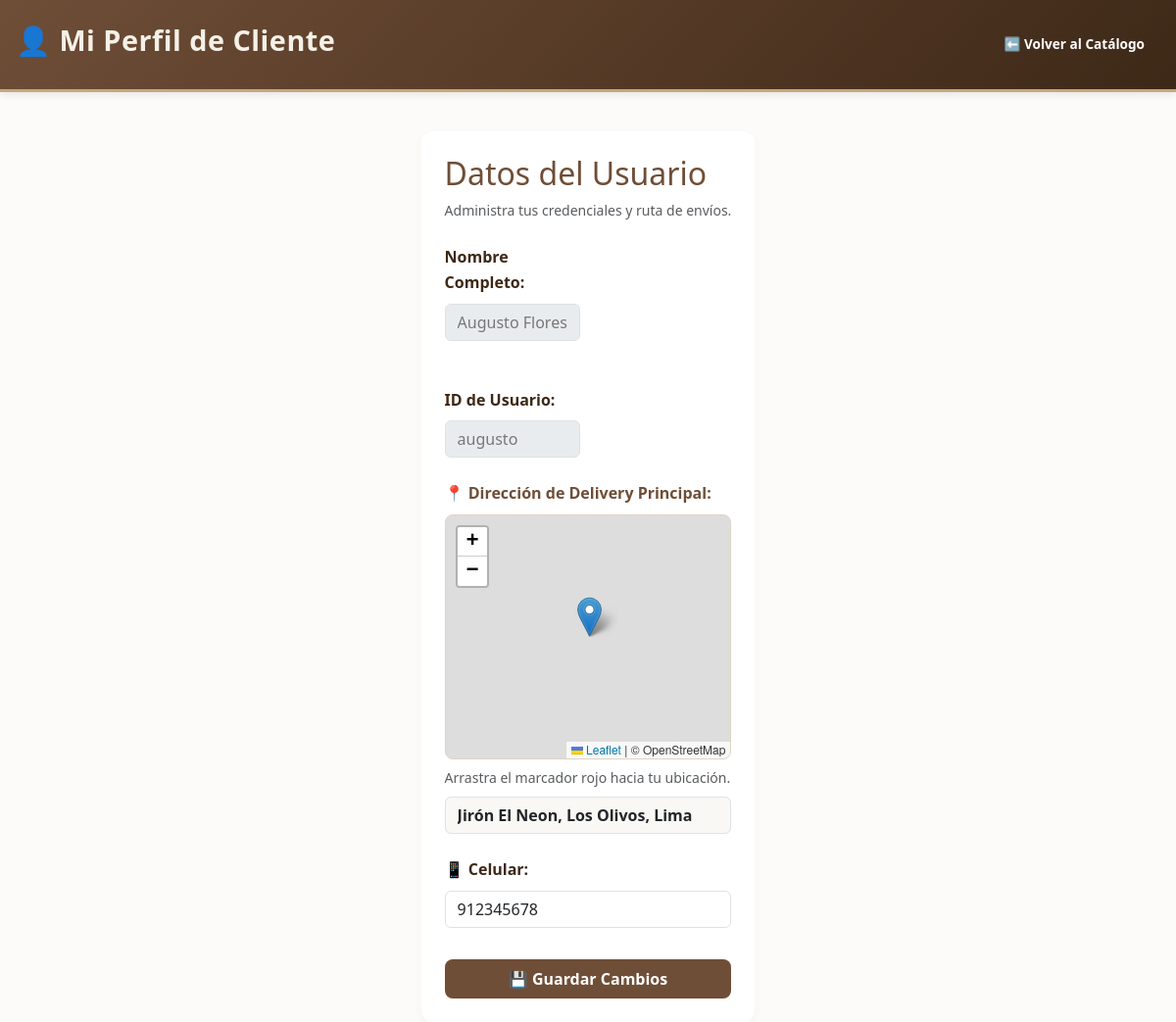
/cliente/perfil.php (signed in), run on the app's committed database.
### tables this page shows
CREATE TABLE `usuarios` (
  `id_usuario` int(10) UNSIGNED NOT NULL,
  `nombre` varchar(150) NOT NULL,
  `usuario` varchar(50) NOT NULL,
  `password_hash` varchar(255) NOT NULL,
  `rol` enum('Administrador','Barista','Cliente') NOT NULL DEFAULT 'Cliente',
  `estado` enum('Activo','Inactivo') NOT NULL DEFAULT 'Activo',
  `direccion` varchar(255) DEFAULT NULL,
  `latitud` decimal(10,8) DEFAULT NULL,
  `longitud` decimal(11,8) DEFAULT NULL,
  `telefono` varchar(20) DEFAULT NULL,
  `fecha_creacion` datetime NOT NULL DEFAULT current_timestamp()
);

### cliente/perfil.php (the view, shortened to what this page needs)
<?php
$pdo = getPDO();
$userId = (int) $_SESSION['user_id'];
$stmtUser = $pdo->prepare('SELECT nombre, usuario, direccion, telefono, latitud, longitud FROM usuarios WHERE id_usuario = ? LIMIT 1');
$stmtUser->execute([$userId]);
$user = $stmtUser->fetch();
?>
<!doctype html>
<html lang="es">
<head>
  <link href="https://cdn.jsdelivr.net/npm/bootstrap@5.3.2/dist/css/bootstrap.min.css" rel="stylesheet">
  <link rel="stylesheet" href="https://unpkg.com/leaflet@1.9.4/dist/leaflet.css"/>
  <link rel="stylesheet" href="../assets/css/style.css">
  <link rel="stylesheet" href="../assets/css/cliente.css">
</head>
<body class="bg-cliente-main">
  <header class="site-header">
    <div class="header-content">
      <h1>👤 Mi Perfil de Cliente</h1>
      <nav class="user-info"><a href="catalogo.php" class="btn btn-nav-header">⬅️ Volver al Catálogo</a></nav>
    </div>
  </header>
  <main class="profile-container">
    <div class="catalog-wrapper">
      <h2 class="color-primary mb-2">Datos del Usuario</h2>
      <p class="text-muted small mb-4">Administra tus credenciales y ruta de envíos.</p>
      <form action="perfil.php" method="POST">
        <div class="row g-3 mb-4">
            <div class="col-md-6"><label class="form-label fw-bold">Nombre Completo:</label><input type="text" class="form-control input-readonly-custom" value="<?php echo htmlspecialchars($user['nombre'], ENT_QUOTES, 'UTF-8'); ?>" disabled></div>
            <div class="col-md-6"><label class="form-label fw-bold">ID de Usuario:</label><input type="text" class="form-control input-readonly-custom" value="<?php echo htmlspecialchars($user['usuario'], ENT_QUOTES, 'UTF-8'); ?>" disabled></div>
        </div>
        <div class="mb-4">
          <label class="form-label fw-bold color-primary">📍 Dirección de Delivery Principal:</label>
          <div id="mapa-delivery"></div>
          <div class="form-text mt-1 mb-2 text-muted">Arrastra el marcador rojo hacia tu ubicación.</div>
          <input type="text" name="direccion" id="direccion" class="form-control input-map-custom fw-bold" value="<?php echo htmlspecialchars($user['direccion'] ?? '', ENT_QUOTES, 'UTF-8'); ?>" required readonly>
        </div>
        <div class="mb-4">
          <label class="form-label fw-bold">📱 Celular:</label>
          <input type="text" name="telefono" class="form-control" value="<?php echo htmlspecialchars($user['telefono'] ?? '', ENT_QUOTES, 'UTF-8'); ?>" pattern="9[0-9]{8}" required placeholder="Ej: 912345678">
        </div>
        <button type="submit" class="btn btn-cachito-custom w-100 py-2 mt-2">💾 Guardar Cambios</button>
      </form>
    </div>
  </main>
</body>
</html>

### assets/css/style.css (style rules this page uses)
:root { --color-primary: #6f4e37; --color-secondary: #a0937d; --color-accent: #c4a77d; --color-light: #f5f1e8; --color-dark: #3d2817; --color-success: #5bb85c; --color-danger: #d63031; --color-warning: #f7b731; --color-info: #4a7ba7; }
* { margin: 0; padding: 0; box-sizing: border-box; }
html { scroll-behavior: smooth; }
body { font-family: 'Segoe UI', Tahoma, Geneva, Verdana, sans-serif; background: linear-gradient(135deg, var(--color-light) 0%, #f9f6f1 100%); color: var(--color-dark); line-height: 1.6; min-height: 100vh; display: flex; flex-direction: column; }
.site-header { background: linear-gradient(135deg, var(--color-primary) 0%, var(--color-dark) 100%); color: var(--color-light); padding: 1.5rem 0; box-shadow: 0 2px 8px rgba(0,0,0,0.1); border-bottom: 3px solid var(--color-accent); }
.site-header h1 { font-size: 1.8rem; font-weight: 700; letter-spacing: 0.5px; }
.header-content { max-width: 1200px; margin: 0 auto; padding: 0 1rem; display: flex; justify-content: space-between; align-items: center; }
.btn { display: inline-block; padding: 0.75rem 1.5rem; border-radius: 0.5rem; font-weight: 600; cursor: pointer; transition: all 0.3s ease; border: none; text-decoration: none; text-align: center; font-size: 1rem; }
label { display: block; margin-bottom: 0.5rem; font-weight: 600; color: var(--color-dark); }
input, textarea, select { width: 100%; padding: 0.75rem; border: 2px solid var(--color-light); border-radius: 0.5rem; font-size: 1rem; font-family: inherit; transition: all 0.3s ease; }
.row { display: grid; grid-template-columns: repeat(auto-fit, minmax(300px, 1fr)); gap: 2rem; margin-bottom: 2rem; }
.text-muted { color: var(--color-secondary); }
.mt-1 { margin-top: 0.5rem; }
.mt-2 { margin-top: 1rem; }
.mb-2 { margin-bottom: 1rem; }
.mb-4 { margin-bottom: 2rem; }

### assets/css/cliente.css (style rules this page uses)
.bg-cliente-main { background: #fcfbf9; }
.color-primary { color: var(--color-primary, #6f4e37); }
.btn-nav-header { border-color: white; color: white; padding: 0.4rem 1rem; font-size: 0.85rem; transition: 0.3s; }
.btn-cachito-custom { background-color: var(--color-primary); color: white; border: none; border-radius: 0.5rem; font-weight: bold; }
.catalog-wrapper { background: white; border-radius: 0.75rem; padding: 1.5rem; box-shadow: 0 4px 12px rgba(0,0,0,0.03); }
.profile-container { max-width: 650px; margin-top: 2.5rem; margin-inline: auto; }
.input-readonly-custom { background: #f5f1e8; color: #777; }
.input-map-custom { background: #faf8f5; }
#mapa-delivery { height: 250px; border-radius: 0.5rem; border: 1px solid #dcd3c4; z-index: 1; margin-bottom: 0.5rem; }

### data on the page
usuarios: nombre "Augusto Flores", usuario "augusto", direccion "Jirón El Neon, Los Olivos, Lima", telefono "912345678"
